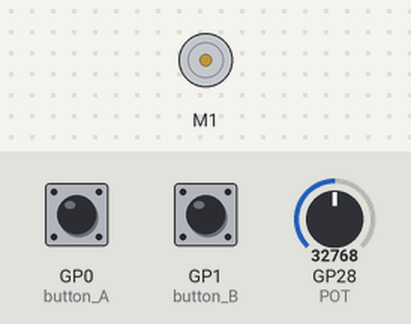
A program run on a simulated Raspberry Pi Pico running CircuitPython. On the bench: DC motor (green arrow = forward, orange = backward, longer = faster). Inputs (shaded band) come from the test bench; at power-on: GP0 (button_A) HIGH, GP1 (button_B) HIGH, GP28 (POT) = 32768 (analog values on the 0–65535 scale). What the program prints to the serial console is not drawn.

Above: at 1.2 s.
1.3 s: GP0 (button_A) pulled LOW for 0.15 s
At 1.37 s:
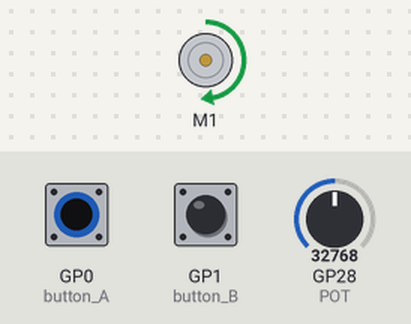
2.9 s: GP1 (button_B) pulled LOW for 0.15 s
At 2.97 s:
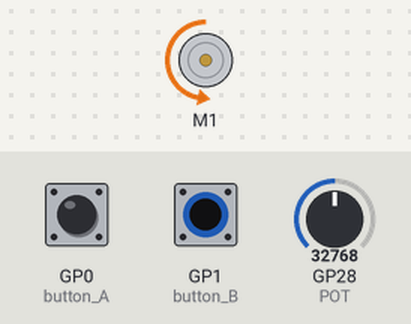
Timing chart, 0 to 5.9 s (numbered marks = the images above; inputs shaded):
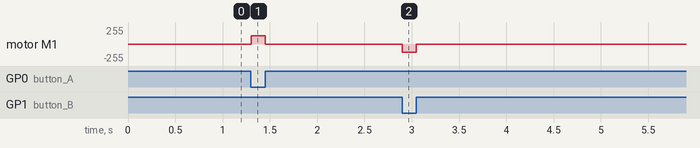

Measured:
- after the input at 1.3 s, motor M1: stopped → forward 127/255 at once, → stopped 0.15 s later
- after the input at 2.9 s, motor M1: stopped → backward 127/255 at once, → stopped 0.15 s later

The program:

13.dcMotor.py
```python
import board
import digitalio
from pwmio import PWMOut
from adafruit_motor import motor
from analogio import AnalogIn

POT = AnalogIn(board.GP28)

button_A = digitalio.DigitalInOut(board.GP0)
button_A.direction = digitalio.Direction.INPUT
button_A.pull = digitalio.Pull.UP

button_B = digitalio.DigitalInOut(board.GP1)
button_B.direction = digitalio.Direction.INPUT
button_B.pull = digitalio.Pull.UP

PWM_M2A = PWMOut(board.GP12, frequency=10000)
PWM_M2B = PWMOut(board.GP13, frequency=10000)
dc_motor = motor.DCMotor(PWM_M2A, PWM_M2B)

motor_direction = "STOPPED"
motor_speed_percent = 0
throttle_value = 0.0

while True:
    pot_raw_value = POT.value
    speed_factor = pot_raw_value / 65535
    motor_speed_percent = speed_factor * 100

    button_A_pressed = not button_A.value
    button_B_pressed = not button_B.value

    if button_A_pressed and not button_B_pressed:
        motor_direction = "FORWARD"
        throttle_value = speed_factor
        dc_motor.throttle = throttle_value
    elif button_B_pressed and not button_A_pressed:
        motor_direction = "REVERSE"
        throttle_value = -speed_factor
        dc_motor.throttle = throttle_value
    else:
        motor_direction = "STOPPED"
        throttle_value = 0.0
        dc_motor.throttle = 0.0

    print(f"Direction: {motor_direction:15} | Speed: {motor_speed_percent:5.1f}% | Throttle: {throttle_value:6.2f}")
```
